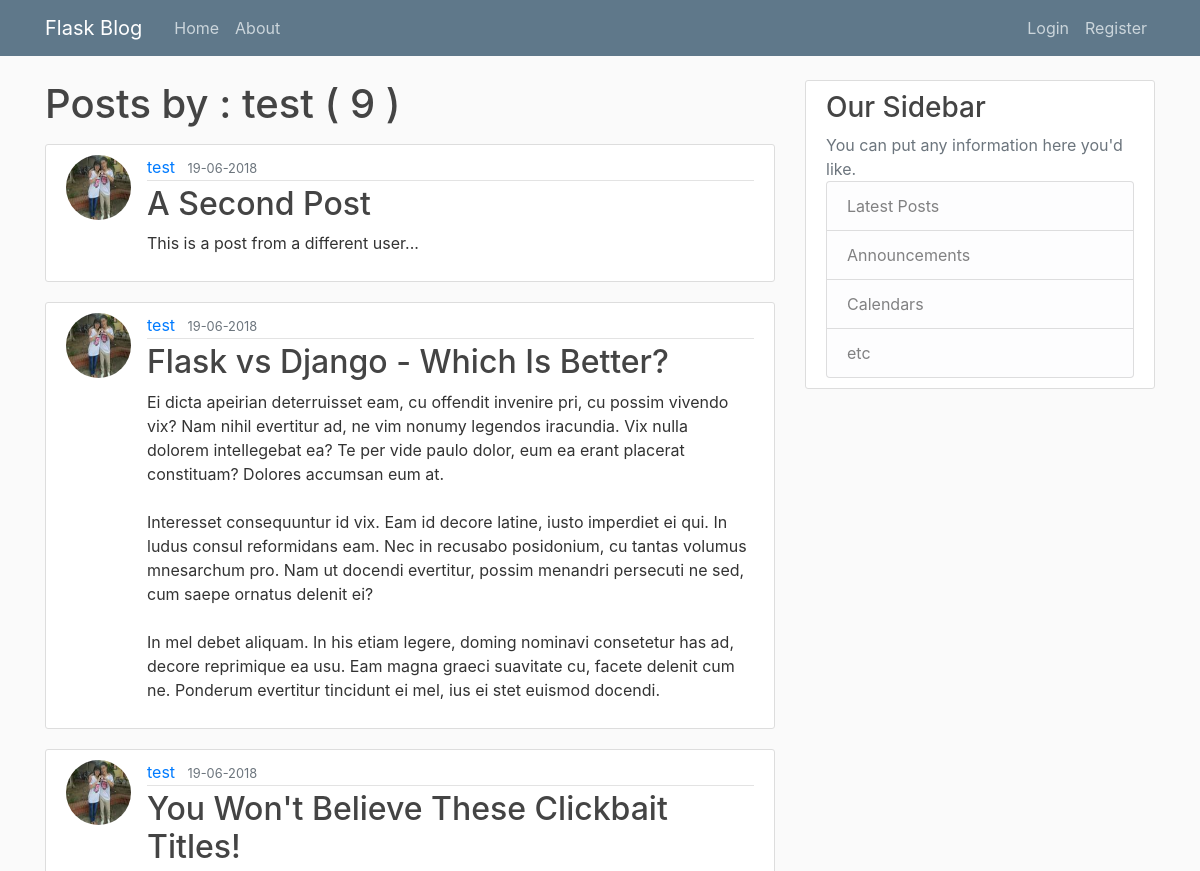
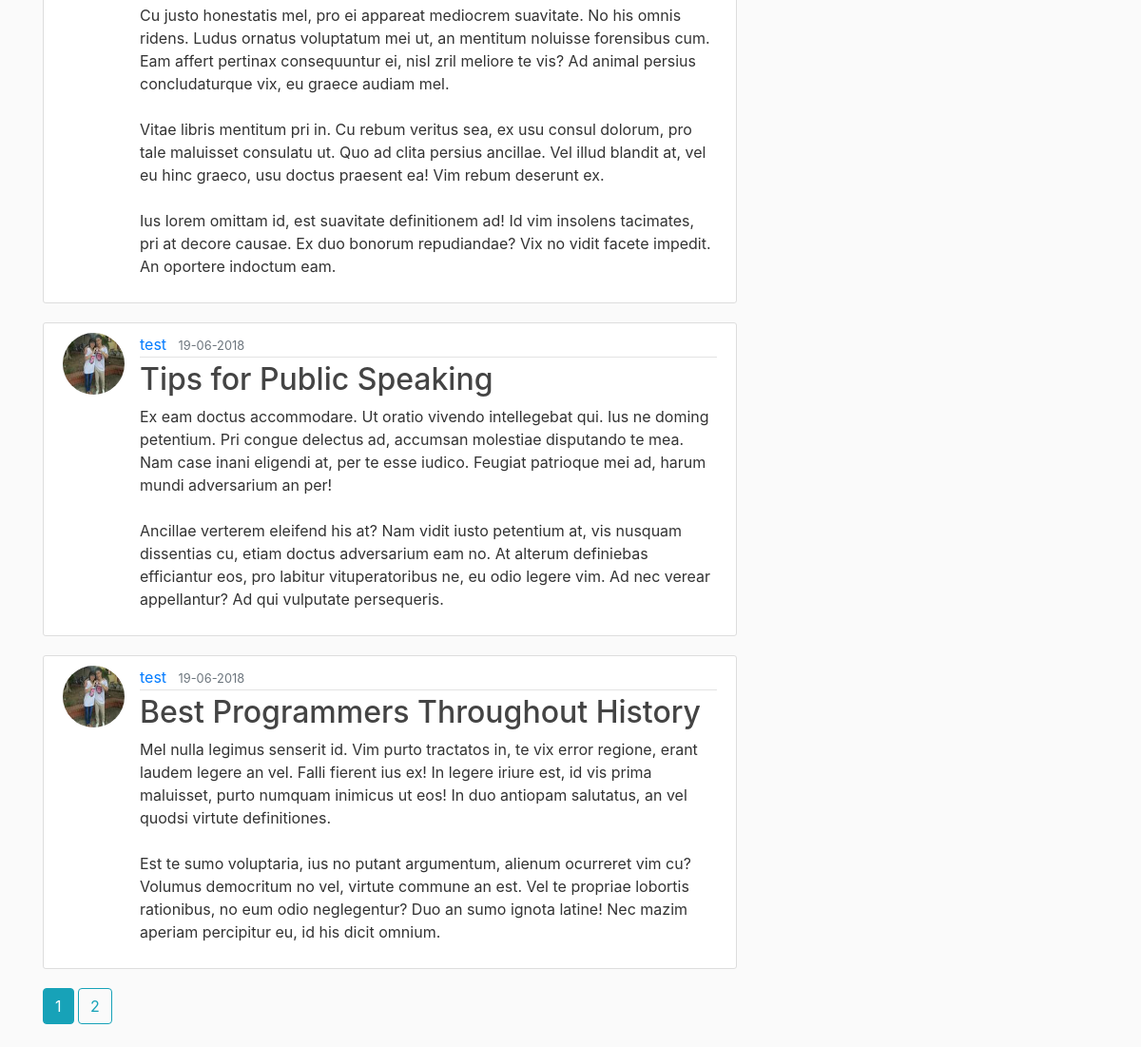
The app's page /user/test with its own data (2 pictures, top to bottom).
### flaskblog/models.py (models this page shows, shortened)
class User(db.Model, UserMixin):
    id = db.Column(db.Integer, primary_key=True)
    username = db.Column(db.String(24), unique=True, nullable=False)
    email = db.Column(db.String(120), unique=True, nullable=False)
    image_file = db.Column(db.String(20), nullable=False, default='default.jpg')
    password = db.Column(db.String(60), nullable=False)
    posts = db.relationship('Post', backref="author", lazy=True)

class Post(db.Model):
    id = db.Column(db.Integer, primary_key=True)
    title = db.Column(db.String(120), nullable=False)
    date_posted = db.Column(db.DateTime, nullable=False, default=datetime.utcnow())
    content = db.Column(db.Text, nullable=False)
    user_id = db.Column(db.Integer, db.ForeignKey("user.id"), nullable=False)

### flaskblog/users/routes.py (the view)
@users.route("/user/<string:username>")
def user_posts(username):
    page = request.args.get('page', 1, type=int)
    user = User.query.filter_by(username=username).first_or_404()
    posts = Post.query.filter_by(author=user)\
        .order_by(Post.date_posted.desc())\
        .paginate(page=page, per_page=5)
    return render_template("user_posts.html", posts = posts, user=user)

### flaskblog/templates/user_posts.html
{% extends "layout.html" %}
{% block content %}
<h1 class="mb-3">Posts by : {{ user.username }} ( {{ posts.total }} ) </h1>
{% for post in posts.items %}
<article class="media content-section">
    <img src="{{ url_for('static', filename='images/profile/' + post.author.image_file) }}" alt="" class="rounded-circle article-img" />
    <div class="media-body">
        <div class="article-metadata">
            <a class="mr-2" href="{{ url_for('users.user_posts', username=post.author.username) }}">{{ post.author.username }}</a>
            <small class="text-muted">{{ post.date_posted.strftime('%d-%m-%Y') }}</small>
        </div>
        <h2><a class="article-title" href="{{ url_for('posts.post', post_id=post.id) }}">{{ post.title }}</a></h2>
        <p class="article-content">{{ post.content }}</p>
    </div>
</article>
{% endfor %}
{% for page_num in posts.iter_pages(left_edge=1, right_edge=1, left_current=1, right_current=2) %}
    {% if page_num %}
        {% if posts.page == page_num %}
            <a href="{{ url_for('users.user_posts', username=user.username, page=page_num) }}" class="btn btn-info mb-4"> {{page_num}} </a>
        {% else %}
            <a href="{{ url_for('users.user_posts', username=user.username, page=page_num) }}" class="btn btn-outline-info mb-4"> {{page_num}} </a>
        {% endif %}
    {% else %}
        ...
    {% endif %}
{% endfor %}
{% endblock content %}

### flaskblog/static/main.css (style rules this page uses)
body { background: #fafafa; color: #333333; margin-top: 5rem; }
h1, h2, h3, h4, h5, h6 { color: #444444; }
.content-section { background: #ffffff; padding: 10px 20px; border: 1px solid #dddddd; border-radius: 3px; margin-bottom: 20px; }
.article-title { color: #444444; }
.article-content { white-space: pre-line; }
.article-img { height: 65px; width: 65px; margin-right: 16px; }
.article-metadata { padding-bottom: 1px; margin-bottom: 4px; border-bottom: 1px solid #e3e3e3 }

### records on screen
User: username "test"
Post: image_file (picture), author.username "test", date_posted "19-06-2018", title "A Second Post", content "This is a post from a different user..."
Post: image_file (picture), author.username "test", date_posted "19-06-2018", title "Flask vs Django - Which Is Better?", content "Ei dicta apeirian deterruisset eam, cu offendit invenire pri, cu possim vivendo vix? Nam nihil evertitur ad, ne vim nonumy legendos iracundia. Vix nulla dolorem intellegebat ea? Te per vide paulo dolor, eum ea erant placerat constituam? Dolores accumsan eum at. Interesset consequuntur id vix. Eam id decore latine, iusto imperdiet ei qui. In ludus consul reformidans eam. Nec in recusabo posidonium, cu tantas volumus mnesarchum pro. Nam ut docendi evertitur, possim menandri persecuti ne sed, cum saepe ornatus delenit ei? In mel debet aliquam. In his etiam legere, doming nominavi consetetur has ad, decore reprimique ea usu. Eam magna graeci suavitate cu, facete delenit cum ne. Ponderum…"
Post: image_file (picture), author.username "test", date_posted "19-06-2018", title "You Won't Believe These Clickbait Titles!", content "Cu justo honestatis mel, pro ei appareat mediocrem suavitate. No his omnis ridens. Ludus ornatus voluptatum mei ut, an mentitum noluisse forensibus cum. Eam affert pertinax consequuntur ei, nisl zril meliore te vis? Ad animal persius concludaturque vix, eu graece audiam mel. Vitae libris mentitum pri in. Cu rebum veritus sea, ex usu consul dolorum, pro tale maluisset consulatu ut. Quo ad clita persius ancillae. Vel illud blandit at, vel eu hinc graeco, usu doctus praesent ea! Vim rebum deserunt ex. Ius lorem omittam id, est suavitate definitionem ad! Id vim insolens tacimates, pri at decore causae. Ex duo bonorum repudiandae? Vix no vidit facete impedit. An oportere indoctum eam."
Post: image_file (picture), author.username "test", date_posted "19-06-2018", title "Tips for Public Speaking", content "Ex eam doctus accommodare. Ut oratio vivendo intellegebat qui. Ius ne doming petentium. Pri congue delectus ad, accumsan molestiae disputando te mea. Nam case inani eligendi at, per te esse iudico. Feugiat patrioque mei ad, harum mundi adversarium an per! Ancillae verterem eleifend his at? Nam vidit iusto petentium at, vis nusquam dissentias cu, etiam doctus adversarium eam no. At alterum definiebas efficiantur eos, pro labitur vituperatoribus ne, eu odio legere vim. Ad nec verear appellantur? Ad qui vulputate persequeris."
Post: image_file (picture), author.username "test", date_posted "19-06-2018", title "Best Programmers Throughout History", content "Mel nulla legimus senserit id. Vim purto tractatos in, te vix error regione, erant laudem legere an vel. Falli fierent ius ex! In legere iriure est, id vis prima maluisset, purto numquam inimicus ut eos! In duo antiopam salutatus, an vel quodsi virtute definitiones. Est te sumo voluptaria, ius no putant argumentum, alienum ocurreret vim cu? Volumus democritum no vel, virtute commune an est. Vel te propriae lobortis rationibus, no eum odio neglegentur? Duo an sumo ignota latine! Nec mazim aperiam percipitur eu, id his dicit omnium."

### other values on screen
{{ posts.total }} "9"
{{ page_num }} "1"
{{ page_num }} "2"
